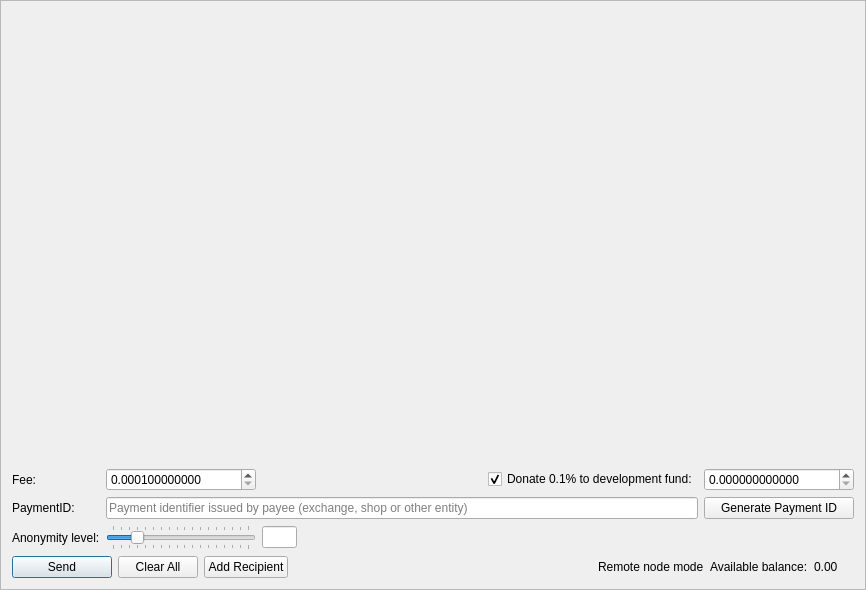
<?xml version="1.0" encoding="UTF-8"?>
<ui version="4.0">
 <class>SendFrame</class>
 <widget class="QFrame" name="SendFrame">
  <property name="geometry">
   <rect>
    <x>0</x>
    <y>0</y>
    <width>866</width>
    <height>590</height>
   </rect>
  </property>
  <property name="windowTitle">
   <string>Frame</string>
  </property>
  <property name="frameShape">
   <enum>QFrame::StyledPanel</enum>
  </property>
  <property name="frameShadow">
   <enum>QFrame::Raised</enum>
  </property>
  <layout class="QVBoxLayout" name="m_send_frame_main_layout">
   <item>
    <widget class="QScrollArea" name="m_transfersScrollarea">
     <property name="frameShape">
      <enum>QFrame::NoFrame</enum>
     </property>
     <property name="widgetResizable">
      <bool>true</bool>
     </property>
     <widget class="QWidget" name="scrollAreaWidgetContents">
      <property name="geometry">
       <rect>
        <x>0</x>
        <y>0</y>
        <width>846</width>
        <height>444</height>
       </rect>
      </property>
      <layout class="QVBoxLayout" name="m_send_frame_layout">
       <property name="leftMargin">
        <number>0</number>
       </property>
       <property name="topMargin">
        <number>0</number>
       </property>
       <property name="rightMargin">
        <number>0</number>
       </property>
       <property name="bottomMargin">
        <number>0</number>
       </property>
       <item>
        <spacer name="verticalSpacer">
         <property name="orientation">
          <enum>Qt::Vertical</enum>
         </property>
         <property name="sizeHint" stdset="0">
          <size>
           <width>20</width>
           <height>445</height>
          </size>
         </property>
        </spacer>
       </item>
      </layout>
     </widget>
    </widget>
   </item>
   <item>
    <layout class="QGridLayout" name="gridLayout">
     <property name="topMargin">
      <number>5</number>
     </property>
     <item row="5" column="1">
      <widget class="QSlider" name="m_mixinSlider">
       <property name="maximumSize">
        <size>
         <width>150</width>
         <height>16777215</height>
        </size>
       </property>
       <property name="baseSize">
        <size>
         <width>200</width>
         <height>0</height>
        </size>
       </property>
       <property name="minimum">
        <number>2</number>
       </property>
       <property name="maximum">
        <number>19</number>
       </property>
       <property name="pageStep">
        <number>1</number>
       </property>
       <property name="value">
        <number>5</number>
       </property>
       <property name="sliderPosition">
        <number>5</number>
       </property>
       <property name="tracking">
        <bool>false</bool>
       </property>
       <property name="orientation">
        <enum>Qt::Horizontal</enum>
       </property>
       <property name="tickPosition">
        <enum>QSlider::TicksBothSides</enum>
       </property>
       <property name="tickInterval">
        <number>1</number>
       </property>
      </widget>
     </item>
     <item row="5" column="0">
      <widget class="QLabel" name="label_2">
       <property name="text">
        <string>Anonymity level:</string>
       </property>
      </widget>
     </item>
     <item row="1" column="3">
      <widget class="QCheckBox" name="donateCheckBox">
       <property name="text">
        <string>Donate 0.1% to development fund:</string>
       </property>
       <property name="checked">
        <bool>true</bool>
       </property>
      </widget>
     </item>
     <item row="1" column="0">
      <widget class="QLabel" name="label">
       <property name="text">
        <string>Fee:</string>
       </property>
      </widget>
     </item>
     <item row="3" column="0">
      <widget class="QLabel" name="label_6">
       <property name="text">
        <string>PaymentID:</string>
       </property>
      </widget>
     </item>
     <item row="5" column="2">
      <widget class="QLineEdit" name="m_mixinEdit">
       <property name="minimumSize">
        <size>
         <width>35</width>
         <height>0</height>
        </size>
       </property>
       <property name="maximumSize">
        <size>
         <width>30</width>
         <height>16777215</height>
        </size>
       </property>
       <property name="text">
        <string notr="true"/>
       </property>
       <property name="maxLength">
        <number>5</number>
       </property>
       <property name="alignment">
        <set>Qt::AlignCenter</set>
       </property>
       <property name="readOnly">
        <bool>true</bool>
       </property>
      </widget>
     </item>
     <item row="3" column="1" colspan="3">
      <widget class="QLineEdit" name="m_paymentIdEdit">
       <property name="maxLength">
        <number>64</number>
       </property>
       <property name="placeholderText">
        <string>Payment identifier issued by payee (exchange, shop or other entity)</string>
       </property>
      </widget>
     </item>
     <item row="1" column="1">
      <widget class="QDoubleSpinBox" name="m_feeSpin">
       <property name="minimumSize">
        <size>
         <width>150</width>
         <height>0</height>
        </size>
       </property>
       <property name="baseSize">
        <size>
         <width>150</width>
         <height>0</height>
        </size>
       </property>
       <property name="cursor">
        <cursorShape>IBeamCursor</cursorShape>
       </property>
       <property name="locale">
        <locale language="English" country="UnitedStates"/>
       </property>
       <property name="suffix">
        <string/>
       </property>
       <property name="decimals">
        <number>12</number>
       </property>
       <property name="minimum">
        <double>0.000100000000000</double>
       </property>
       <property name="maximum">
        <double>999999999999999.000000000000000</double>
       </property>
       <property name="singleStep">
        <double>0.000100000000000</double>
       </property>
       <property name="value">
        <double>0.000100000000000</double>
       </property>
      </widget>
     </item>
     <item row="3" column="4">
      <widget class="QPushButton" name="m_generatePaymentIdButton">
       <property name="sizePolicy">
        <sizepolicy hsizetype="Preferred" vsizetype="Fixed">
         <horstretch>0</horstretch>
         <verstretch>0</verstretch>
        </sizepolicy>
       </property>
       <property name="maximumSize">
        <size>
         <width>200</width>
         <height>16777215</height>
        </size>
       </property>
       <property name="text">
        <string>Generate Payment ID</string>
       </property>
      </widget>
     </item>
     <item row="1" column="4">
      <widget class="QDoubleSpinBox" name="m_donateSpin">
       <property name="minimumSize">
        <size>
         <width>150</width>
         <height>0</height>
        </size>
       </property>
       <property name="maximumSize">
        <size>
         <width>16777215</width>
         <height>16777215</height>
        </size>
       </property>
       <property name="baseSize">
        <size>
         <width>150</width>
         <height>0</height>
        </size>
       </property>
       <property name="cursor">
        <cursorShape>IBeamCursor</cursorShape>
       </property>
       <property name="locale">
        <locale language="English" country="UnitedStates"/>
       </property>
       <property name="decimals">
        <number>12</number>
       </property>
       <property name="maximum">
        <double>999999999999999.000000000000000</double>
       </property>
       <property name="singleStep">
        <double>0.100000000000000</double>
       </property>
      </widget>
     </item>
     <item row="1" column="2">
      <spacer name="horizontalSpacer">
       <property name="orientation">
        <enum>Qt::Horizontal</enum>
       </property>
       <property name="sizeType">
        <enum>QSizePolicy::Expanding</enum>
       </property>
       <property name="sizeHint" stdset="0">
        <size>
         <width>100</width>
         <height>20</height>
        </size>
       </property>
      </spacer>
     </item>
    </layout>
   </item>
   <item>
    <layout class="QHBoxLayout" name="horizontalLayout">
     <item>
      <widget class="QPushButton" name="m_sendButton">
       <property name="minimumSize">
        <size>
         <width>100</width>
         <height>0</height>
        </size>
       </property>
       <property name="text">
        <string>Send</string>
       </property>
       <property name="icon">
        <iconset resource="../../resources.qrc">
         <normaloff>:/icons/btn-send</normaloff>:/icons/btn-send</iconset>
       </property>
       <property name="default">
        <bool>true</bool>
       </property>
      </widget>
     </item>
     <item>
      <widget class="QPushButton" name="m_clearAllButton">
       <property name="text">
        <string>Clear All</string>
       </property>
       <property name="icon">
        <iconset resource="../../resources.qrc">
         <normaloff>:/icons/remove</normaloff>:/icons/remove</iconset>
       </property>
      </widget>
     </item>
     <item>
      <widget class="QPushButton" name="m_addRecipientButton">
       <property name="text">
        <string>Add Recipient</string>
       </property>
       <property name="icon">
        <iconset resource="../../resources.qrc">
         <normaloff>:/icons/add_recepient</normaloff>:/icons/add_recepient</iconset>
       </property>
      </widget>
     </item>
     <item>
      <spacer name="horizontalSpacer_2">
       <property name="orientation">
        <enum>Qt::Horizontal</enum>
       </property>
       <property name="sizeHint" stdset="0">
        <size>
         <width>40</width>
         <height>20</height>
        </size>
       </property>
      </spacer>
     </item>
     <item>
      <widget class="QLabel" name="m_remote_label">
       <property name="font">
        <font>
         <weight>50</weight>
         <bold>false</bold>
        </font>
       </property>
       <property name="toolTip">
        <string>Wallet is connected through remote node. Additional 0.25% fee will be applied.</string>
       </property>
       <property name="text">
        <string>Remote node mode</string>
       </property>
      </widget>
     </item>
     <item>
      <widget class="QLabel" name="label_4">
       <property name="text">
        <string>Available balance:</string>
       </property>
      </widget>
     </item>
     <item>
      <widget class="QLabel" name="m_balanceLabel">
       <property name="text">
        <string notr="true">0.00 </string>
       </property>
      </widget>
     </item>
     <item>
      <widget class="QLabel" name="m_tickerLabel">
       <property name="text">
        <string notr="true"/>
       </property>
      </widget>
     </item>
    </layout>
   </item>
  </layout>
 </widget>
 <tabstops>
  <tabstop>m_feeSpin</tabstop>
  <tabstop>donateCheckBox</tabstop>
  <tabstop>m_donateSpin</tabstop>
  <tabstop>m_paymentIdEdit</tabstop>
  <tabstop>m_mixinSlider</tabstop>
  <tabstop>m_mixinEdit</tabstop>
  <tabstop>m_sendButton</tabstop>
  <tabstop>m_clearAllButton</tabstop>
  <tabstop>m_addRecipientButton</tabstop>
  <tabstop>m_transfersScrollarea</tabstop>
 </tabstops>
 <resources>
  <include location="../../resources.qrc"/>
 </resources>
 <connections>
  <connection>
   <sender>m_addRecipientButton</sender>
   <signal>clicked()</signal>
   <receiver>SendFrame</receiver>
   <slot>addRecipientClicked()</slot>
   <hints>
    <hint type="sourcelabel">
     <x>282</x>
     <y>561</y>
    </hint>
    <hint type="destinationlabel">
     <x>432</x>
     <y>294</y>
    </hint>
   </hints>
  </connection>
  <connection>
   <sender>m_clearAllButton</sender>
   <signal>clicked()</signal>
   <receiver>SendFrame</receiver>
   <slot>clearAllClicked()</slot>
   <hints>
    <hint type="sourcelabel">
     <x>154</x>
     <y>561</y>
    </hint>
    <hint type="destinationlabel">
     <x>432</x>
     <y>294</y>
    </hint>
   </hints>
  </connection>
  <connection>
   <sender>m_sendButton</sender>
   <signal>clicked()</signal>
   <receiver>SendFrame</receiver>
   <slot>sendClicked()</slot>
   <hints>
    <hint type="sourcelabel">
     <x>53</x>
     <y>561</y>
    </hint>
    <hint type="destinationlabel">
     <x>432</x>
     <y>294</y>
    </hint>
   </hints>
  </connection>
  <connection>
   <sender>m_mixinSlider</sender>
   <signal>valueChanged(int)</signal>
   <receiver>SendFrame</receiver>
   <slot>mixinValueChanged(int)</slot>
   <hints>
    <hint type="sourcelabel">
     <x>221</x>
     <y>520</y>
    </hint>
    <hint type="destinationlabel">
     <x>432</x>
     <y>294</y>
    </hint>
   </hints>
  </connection>
  <connection>
   <sender>m_generatePaymentIdButton</sender>
   <signal>clicked()</signal>
   <receiver>SendFrame</receiver>
   <slot>generatePaymentIdClicked()</slot>
   <hints>
    <hint type="sourcelabel">
     <x>748</x>
     <y>497</y>
    </hint>
    <hint type="destinationlabel">
     <x>432</x>
     <y>294</y>
    </hint>
   </hints>
  </connection>
 </connections>
 <slots>
  <slot>sendClicked()</slot>
  <slot>clearAllClicked()</slot>
  <slot>addRecipientClicked()</slot>
  <slot>mixinValueChanged(int)</slot>
 </slots>
</ui>
